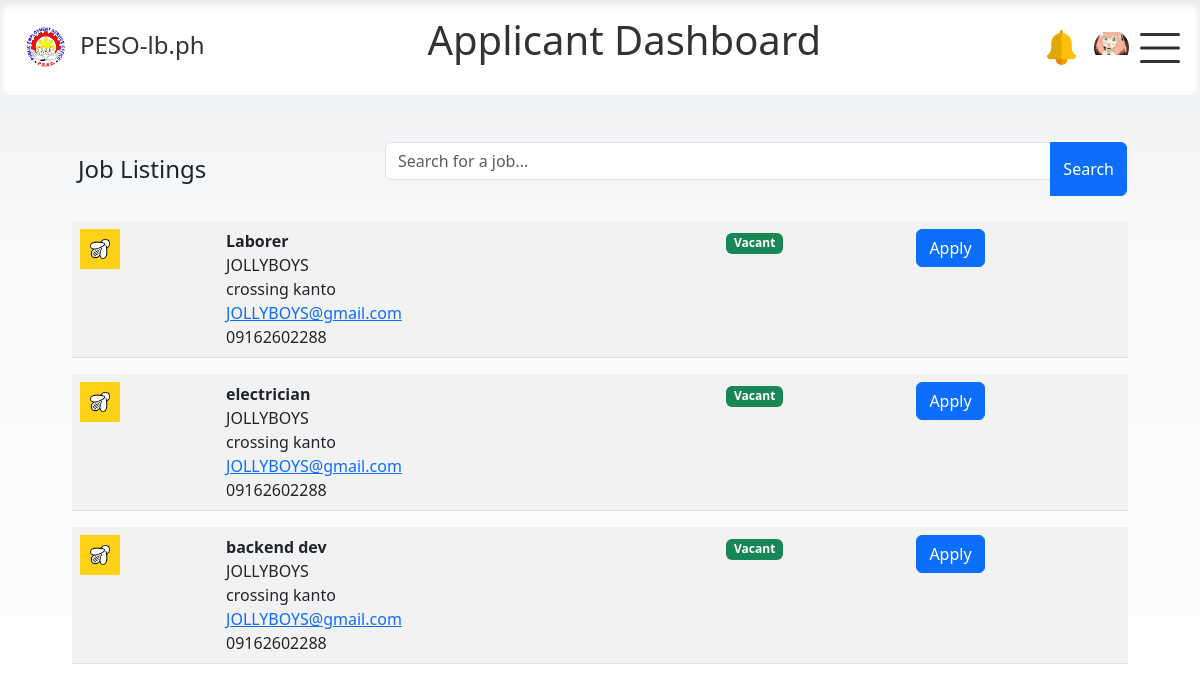
Page /html/applicant/applicant.php (signed in) on the earlier database version.
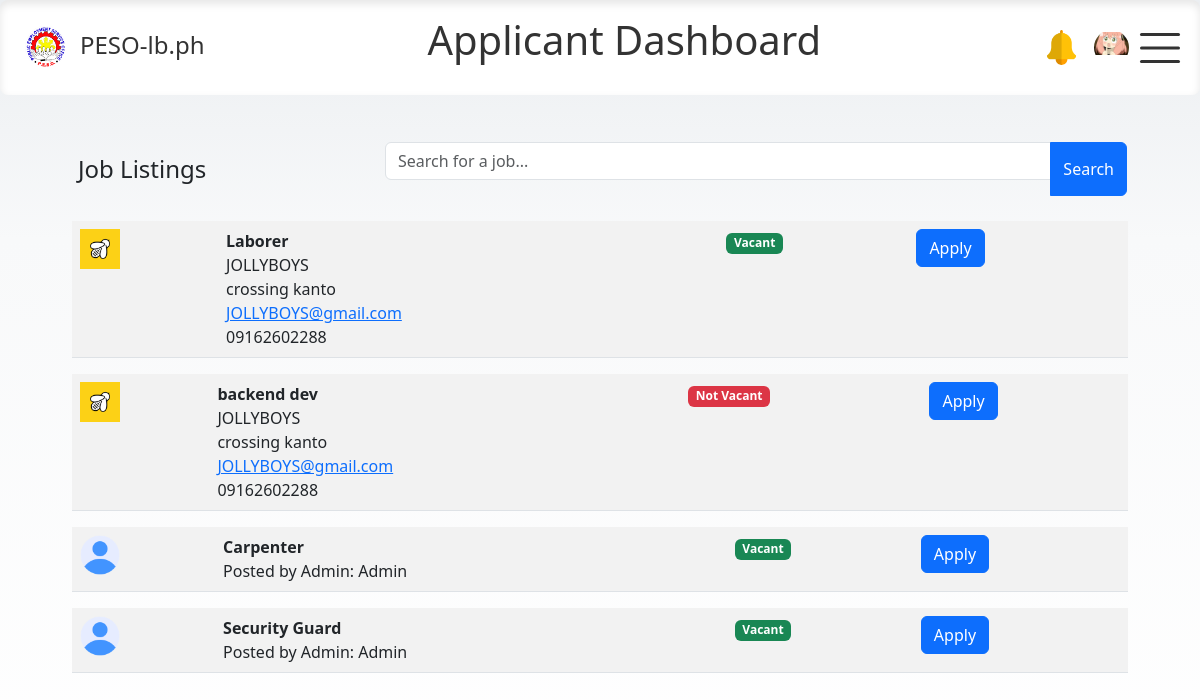
Same page on the later database version.
### tables this page shows
CREATE TABLE `job_postings` (
  `j_id` int(11) NOT NULL,
  `employer_id` int(11) DEFAULT NULL,
  `admin_id` int(11) DEFAULT NULL,
  `job_title` varchar(100) NOT NULL,
  `job_description` text NOT NULL,
  `specialization` varchar(255) NOT NULL,
  `vacant` int(11) NOT NULL,
  `requirment` varchar(255) NOT NULL,
  `work_location` varchar(255) NOT NULL,
  `remarks` varchar(255) NOT NULL,
  `date_posted` date NOT NULL,
  `is_active` tinyint(1) DEFAULT 1
);

CREATE TABLE `employer_profile` (
  `id` int(11) NOT NULL,
  `user_id` int(11) NOT NULL,
  `company_name` varchar(100) DEFAULT NULL,
  `company_address` varchar(255) DEFAULT NULL,
  `tel_num` varchar(255) DEFAULT NULL,
  `president` varchar(255) DEFAULT NULL,
  `HR` varchar(255) DEFAULT NULL,
  `company_mail` varchar(255) DEFAULT NULL,
  `HR_mail` varchar(255) DEFAULT NULL,
  `photo` varchar(255) DEFAULT NULL
);

CREATE TABLE `admin_profile` (
  `id` int(11) NOT NULL,
  `username` varchar(255) NOT NULL,
  `password` varchar(255) NOT NULL,
  `email` varchar(255) NOT NULL,
  `admin_level` int(11) DEFAULT NULL
);

### php/applicant/job_list.php (the view, shortened to what this page needs)
<?php
include '../../php/conn_db.php';
$userId = $_SESSION['id'];
$sqlUser = "SELECT specialization FROM applicant_profile WHERE user_id = ?";
$stmtUser = $conn->prepare($sqlUser);
$stmtUser->bind_param("i", $userId);
$stmtUser->execute();
$resultUser = $stmtUser->get_result();
$user = $resultUser->fetch_assoc();
$searchQuery = isset($_GET['search']) ? '%' . $_GET['search'] . '%' : '%';
$sql = "SELECT jp.*, em.company_name, em.photo, em.company_address, em.company_mail, em.tel_num, ad.username AS admin_username
        FROM job_postings jp
        LEFT JOIN employer_profile em ON jp.employer_id = em.user_id
        LEFT JOIN admin_profile ad ON jp.admin_id = ad.id
        WHERE jp.is_active = 1 AND jp.job_title LIKE ?";
$stmt = $conn->prepare($sql);
if ($user['specialization']) {
    $stmt->bind_param("ss", $searchQuery, $user['specialization']);
} else {
    $stmt->bind_param("s", $searchQuery);
}
$stmt->execute();
$result = $stmt->get_result();
while ($job = $result->fetch_assoc()) {
    echo '
    <table class="table table-striped table-hover">
    <tr>
    <td>';
    if (!empty($job["photo"])) {
        echo '<img src="../../php/employer/uploads/' . $job["photo"] . '" alt="Logo" class="img-fluid" style="max-width: 50px; height: auto;">';
    }else{
        echo '<img src="../../img/user-placeholder.png" alt="Logo" class="img-fluid" style="max-width: 50px; height: auto;">';
    }
    echo '</td>
    <td>
        <strong>' . htmlspecialchars($job["job_title"]) . '</strong><br>';
    if (!empty($job["company_name"])) {
        echo htmlspecialchars($job["company_name"]) . '<br>' . htmlspecialchars($job["company_address"]) . '<br>
        <a href="mailto:' . htmlspecialchars($job["company_mail"]) . '">' . htmlspecialchars($job["company_mail"]) . '</a><br>
        ' . htmlspecialchars($job["tel_num"]) . '<br>';
    } else {
        echo 'Posted by Admin: ' . htmlspecialchars($job["admin_username"]) . '<br>';
    }
    echo '</td>
    <td>
        <span class="badge ' . ($job["vacant"] > 1 ? "bg-success" : "bg-danger") . '">
            ' . ($job['vacant'] > 1 ? 'Vacant' : 'Not Vacant') . '
        </span>
    </td>
    <td>
        <a href="../../html/applicant/apply.php?job=' . urlencode($job["job_title"]) . '" class="btn btn-primary">
            Apply <i class="fa fa-arrow-right"></i>
        </a>
    </td>
  </tr>
  </table>';
}
?>

Differences in the rows shown:
no longer on this page (row edited): job_postings: employer_profile.photo (picture), job_title "electrician", employer_profile.company_name "JOLLYBOYS", employer_profile.company_address "crossing kanto", employer_profile.company_mail "JOLLYBOYS@gmail.com", employer_profile.tel_num "09162602288", vacant "Vacant"
changed job_postings "backend dev": vacant "Vacant" → "Not Vacant"
added job_postings: job_title "Carpenter", admin_profile.username "Admin", vacant "Vacant"
added job_postings: job_title "Security Guard", admin_profile.username "Admin", vacant "Vacant"
